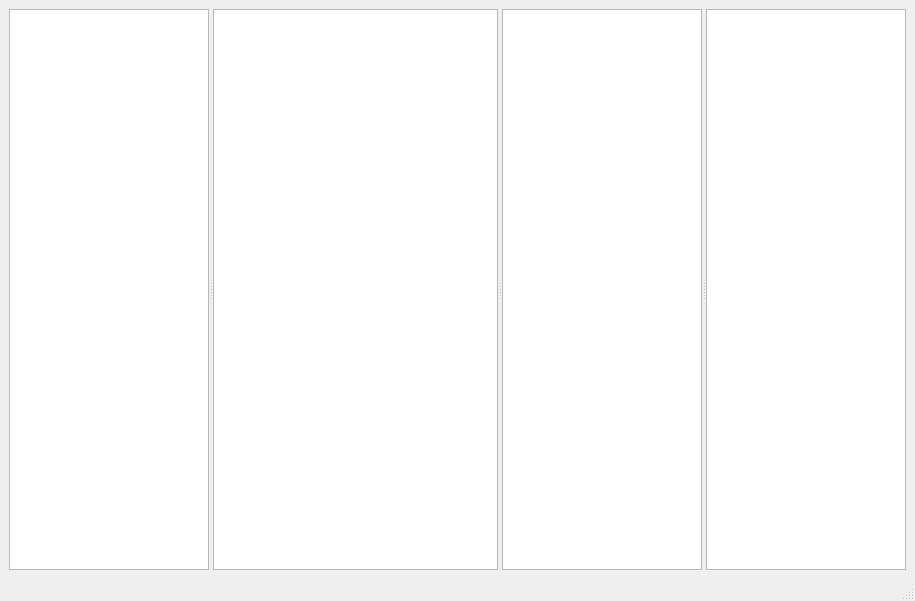
<?xml version="1.0" encoding="UTF-8"?>
<ui version="4.0">
 <class>MainWindow</class>
 <widget class="QMainWindow" name="MainWindow">
  <property name="geometry">
   <rect>
    <x>0</x>
    <y>0</y>
    <width>915</width>
    <height>601</height>
   </rect>
  </property>
  <property name="windowTitle">
   <string>MainWindow</string>
  </property>
  <widget class="QWidget" name="centralwidget">
   <layout class="QGridLayout" name="gridLayout">
    <item row="0" column="0">
     <widget class="QSplitter" name="splitter">
      <property name="orientation">
       <enum>Qt::Horizontal</enum>
      </property>
      <widget class="QListView" name="listView">
       <property name="minimumSize">
        <size>
         <width>0</width>
         <height>192</height>
        </size>
       </property>
       <property name="maximumSize">
        <size>
         <width>200</width>
         <height>16777215</height>
        </size>
       </property>
      </widget>
      <widget class="QTextEdit" name="textEdit"/>
      <widget class="QTableView" name="tableView">
       <property name="maximumSize">
        <size>
         <width>200</width>
         <height>16777215</height>
        </size>
       </property>
      </widget>
      <widget class="QTreeView" name="treeView">
       <property name="maximumSize">
        <size>
         <width>200</width>
         <height>16777215</height>
        </size>
       </property>
      </widget>
     </widget>
    </item>
   </layout>
  </widget>
  <widget class="QMenuBar" name="menubar">
   <property name="geometry">
    <rect>
     <x>0</x>
     <y>0</y>
     <width>915</width>
     <height>21</height>
    </rect>
   </property>
  </widget>
  <widget class="QStatusBar" name="statusbar"/>
 </widget>
 <resources/>
 <connections/>
 <designerdata>
  <property name="gridDeltaX">
   <number>10</number>
  </property>
  <property name="gridDeltaY">
   <number>10</number>
  </property>
  <property name="gridSnapX">
   <bool>true</bool>
  </property>
  <property name="gridSnapY">
   <bool>true</bool>
  </property>
  <property name="gridVisible">
   <bool>true</bool>
  </property>
 </designerdata>
</ui>
